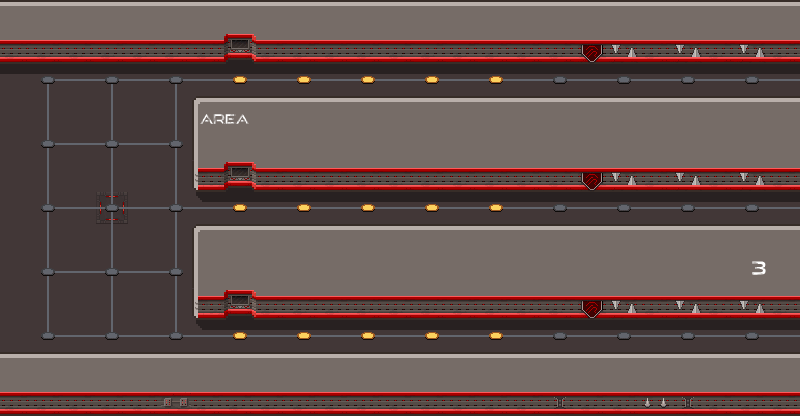

This is a level from a 2D game, rendered from its Tiled map with the project's own tilesets. A one-line summary and the complete map file follow:
An orthogonal 25x13 tile map with 32x32 px tiles, 6 tile layers (floor, sh, wall, p, ...), 3 tilesets.

<map version="1.10" tiledversion="1.10.2" orientation="orthogonal" renderorder="right-down" width="25" height="13" tilewidth="32" tileheight="32" infinite="0" nextlayerid="7" nextobjectid="1">
 <tileset firstgid="1" source="alien_spaceship_tileset2.tsx" />
 <tileset firstgid="241" source="alien_spaceship_tileset.tsx" />
 <tileset firstgid="433" source="scifi_tileset_01.tsx" />
 <layer id="2" name="floor" width="25" height="13">
  <data encoding="csv">
141,141,141,141,141,141,141,141,141,141,141,141,141,141,141,141,141,141,141,141,141,141,141,141,141,
141,141,141,141,141,141,141,141,141,141,141,141,141,141,141,141,141,141,141,141,141,141,141,141,141,
141,141,141,141,141,141,141,141,141,141,141,141,141,141,141,141,141,141,141,141,141,141,141,141,141,
141,141,141,141,141,141,141,141,141,141,141,141,141,141,141,141,141,141,141,141,141,141,141,141,141,
141,141,141,141,141,141,141,141,141,141,141,141,141,141,141,141,141,141,141,141,141,141,141,141,141,
141,141,141,141,141,141,141,141,141,141,141,141,141,141,141,141,141,141,141,141,141,141,141,141,141,
141,141,141,183,141,141,141,141,141,141,141,141,141,141,141,141,141,141,141,141,141,141,141,141,141,
141,141,141,141,141,141,141,141,141,141,141,141,141,141,141,141,141,141,141,141,141,141,141,141,141,
141,141,141,141,141,141,141,141,141,141,141,141,141,141,141,141,141,141,141,141,141,141,141,141,141,
141,141,141,141,141,141,141,141,141,141,141,141,141,141,141,141,141,141,141,141,141,141,141,141,141,
141,141,141,141,141,141,141,141,141,141,141,141,141,141,141,141,141,141,141,141,141,141,141,141,141,
141,141,141,141,141,141,141,141,141,141,141,141,141,141,141,141,141,141,141,141,141,141,141,141,141,
141,141,141,141,141,141,141,141,141,141,141,141,141,141,141,141,141,141,141,141,141,141,141,141,141
</data>
 </layer>
 <layer id="5" name="sh" width="25" height="13" opacity="0.4">
  <data encoding="csv">
0,0,0,0,0,0,0,0,0,0,0,0,0,0,0,0,0,0,0,0,0,0,0,0,0,
0,0,0,0,0,0,0,36,0,0,0,0,0,0,0,0,0,0,0,0,0,0,0,0,0,
22,22,22,22,22,22,22,22,22,22,22,22,22,22,22,22,22,22,22,22,22,22,22,22,22,
0,0,0,0,0,0,0,0,0,0,0,0,0,0,0,0,0,0,0,0,0,0,0,0,0,
0,0,0,0,0,0,0,0,0,0,0,0,0,0,0,0,0,0,0,0,0,0,0,0,0,
0,0,0,0,0,0,0,36,0,0,0,0,0,0,0,0,0,0,0,0,0,0,0,0,0,
0,0,0,0,0,0,24,22,22,22,22,22,22,22,22,22,22,22,22,22,22,22,22,22,22,
0,0,0,0,0,0,0,0,0,0,0,0,0,0,0,0,0,0,0,0,0,0,0,0,0,
0,0,0,0,0,0,0,0,0,0,0,0,0,0,0,0,0,0,0,0,0,0,0,0,0,
0,0,0,0,0,0,0,36,0,0,0,0,0,0,0,0,0,0,0,0,0,0,0,0,0,
0,0,0,0,0,0,24,22,22,22,22,22,22,22,22,22,22,22,22,22,22,22,22,22,22,
0,0,0,0,0,0,0,0,0,0,0,0,0,0,0,0,0,0,0,0,0,0,0,0,0,
0,0,0,0,0,0,0,0,0,0,0,0,0,0,0,0,0,0,0,0,0,0,0,0,0
</data>
 </layer>
 <layer id="3" name="wall" width="25" height="13">
  <data encoding="csv">
53,53,53,53,53,53,53,53,53,53,53,53,53,53,53,53,53,53,53,53,53,53,53,53,53,
111,111,111,111,111,111,111,113,111,111,111,111,111,111,111,111,111,111,116,106,111,106,111,106,111,
0,0,0,0,0,0,0,0,0,0,0,0,0,0,0,0,0,0,0,0,0,0,0,0,0,
0,0,0,0,0,0,34,53,53,53,53,53,53,53,53,53,53,53,53,53,53,53,53,53,53,
0,0,0,0,0,0,44,1,1,1,1,1,1,1,1,1,1,1,1,1,1,1,1,1,1,
0,0,0,0,0,0,14,113,111,111,111,111,111,111,111,111,111,111,116,106,111,106,111,106,111,
0,0,0,0,0,0,0,0,0,0,0,0,0,0,0,0,0,0,0,0,0,0,0,0,0,
0,0,0,0,0,0,34,53,53,53,53,53,53,53,53,53,53,53,53,53,53,53,53,53,53,
0,0,0,0,0,0,44,1,1,1,1,1,1,1,1,1,1,1,1,1,1,1,1,1,1,
0,0,0,0,0,0,14,113,111,111,111,111,111,111,111,111,111,111,116,106,111,106,111,106,111,
0,0,0,0,0,0,0,0,0,0,0,0,0,0,0,0,0,0,0,0,0,0,0,0,0,
53,53,53,53,53,53,53,53,53,53,53,53,53,53,53,53,53,53,53,53,53,53,53,53,53,
111,111,111,111,111,108,111,111,111,111,111,111,111,111,111,111,111,104,111,111,103,104,111,111,111
</data>
 </layer>
 <layer id="6" name="p" width="25" height="13">
  <data encoding="csv">
0,0,0,0,0,0,0,0,0,0,0,0,0,0,0,0,0,0,0,0,0,0,0,0,0,
0,0,0,0,0,0,0,0,0,0,0,0,0,0,0,0,0,0,0,0,0,0,0,0,0,
0,0,0,0,0,0,0,0,0,0,0,0,0,0,0,0,0,0,0,0,0,0,0,0,0,
0,0,0,0,0,0,583,584,0,0,0,0,0,0,0,0,0,0,0,0,0,0,0,0,0,
0,0,0,0,0,0,0,0,0,0,0,0,0,0,0,0,0,0,0,0,0,0,0,0,0,
0,0,0,0,0,0,0,0,0,0,0,0,0,0,0,0,0,0,0,0,0,0,0,0,0,
0,0,0,0,0,0,0,0,0,0,0,0,0,0,0,0,0,0,0,0,0,0,0,0,0,
0,0,0,0,0,0,0,0,0,0,0,0,0,0,0,0,0,0,0,0,0,0,0,0,0,
0,0,0,0,0,0,0,0,0,0,0,0,0,0,0,0,0,0,0,0,0,0,0,588,0,
0,0,0,0,0,0,0,0,0,0,0,0,0,0,0,0,0,0,0,0,0,0,0,0,0,
0,0,0,0,0,0,0,0,0,0,0,0,0,0,0,0,0,0,0,0,0,0,0,0,0,
0,0,0,0,0,0,0,0,0,0,0,0,0,0,0,0,0,0,0,0,0,0,0,0,0,
0,0,0,0,0,0,0,0,0,0,0,0,0,0,0,0,0,0,0,0,0,0,0,0,0
</data>
 </layer>
 <layer id="4" name="line" width="25" height="13">
  <data encoding="csv">
0,0,0,0,0,0,0,0,0,0,0,0,0,0,0,0,0,0,0,0,0,0,0,0,0,
0,0,0,0,0,0,0,0,0,0,0,0,0,0,0,0,0,0,0,0,0,0,0,0,0,
0,2684354720,2684354739,3221225631,2684354739,3221225631,1610612915,1610612915,1610612915,1610612915,1610612915,1610612915,1610612915,1610612915,1610612915,1610612915,1610612915,1610612915,1610612915,1610612915,1610612915,1610612915,1610612915,2684354739,2684354739,
0,179,0,179,0,3221225651,0,0,0,0,0,0,0,0,0,0,0,0,0,0,0,0,0,0,0,
0,2684354719,2684354739,169,2684354739,1610612895,0,0,0,0,0,0,0,0,0,0,0,0,0,0,0,0,0,0,0,
0,179,0,179,0,3221225651,0,0,0,0,0,0,0,0,0,0,0,0,0,0,0,0,0,0,0,
0,2684354719,2684354739,169,2684354739,169,1610612915,1610612915,1610612915,1610612915,1610612915,1610612915,1610612915,1610612915,1610612915,1610612915,1610612915,1610612915,1610612915,1610612915,1610612915,1610612915,1610612915,2684354739,2684354739,
0,179,0,179,0,3221225651,0,0,0,0,0,0,0,0,0,0,0,0,0,0,0,0,0,0,0,
0,2684354719,2684354739,169,2684354739,1610612895,0,0,0,0,0,0,0,0,0,0,0,0,0,0,0,0,0,0,0,
0,179,0,179,0,3221225651,0,0,0,0,0,0,0,0,0,0,0,0,0,0,0,0,0,0,0,
0,160,2684354739,159,2684354739,159,1610612915,1610612915,1610612915,1610612915,1610612915,1610612915,1610612915,1610612915,1610612915,1610612915,1610612915,1610612915,1610612915,1610612915,1610612915,1610612915,1610612915,2684354739,2684354739,
0,0,0,0,0,0,0,0,0,0,0,0,0,0,0,0,0,0,0,0,0,0,0,0,0,
0,0,0,0,0,0,0,0,0,0,0,0,0,0,0,0,0,0,0,0,0,0,0,0,0
</data>
 </layer>
 <layer id="1" name="point" width="25" height="13">
  <data encoding="csv">
0,0,0,0,0,0,0,0,0,0,0,0,0,0,0,0,0,0,0,0,0,0,0,0,0,
0,0,0,0,0,0,0,0,0,0,0,0,0,0,0,0,0,0,0,0,0,0,0,0,0,
0,168,0,168,0,168,0,158,0,158,0,158,0,158,0,158,0,168,0,168,0,168,0,168,0,
0,0,0,0,0,0,0,0,0,0,0,0,0,0,0,0,0,0,0,0,0,0,0,0,0,
0,168,0,168,0,168,0,0,0,0,0,0,0,0,0,0,0,0,0,0,0,0,0,0,0,
0,0,0,0,0,0,0,0,0,0,0,0,0,0,0,0,0,0,0,0,0,0,0,0,0,
0,168,0,168,0,168,0,158,0,158,0,158,0,158,0,158,0,168,0,168,0,168,0,168,0,
0,0,0,0,0,0,0,0,0,0,0,0,0,0,0,0,0,0,0,0,0,0,0,0,0,
0,168,0,168,0,168,0,0,0,0,0,0,0,0,0,0,0,0,0,0,0,0,0,0,0,
0,0,0,0,0,0,0,0,0,0,0,0,0,0,0,0,0,0,0,0,0,0,0,0,0,
0,168,0,168,0,168,0,158,0,158,0,158,0,158,0,158,0,168,0,168,0,168,0,168,0,
0,0,0,0,0,0,0,0,0,0,0,0,0,0,0,0,0,0,0,0,0,0,0,0,0,
0,0,0,0,0,0,0,0,0,0,0,0,0,0,0,0,0,0,0,0,0,0,0,0,0
</data>
 </layer>
</map>
